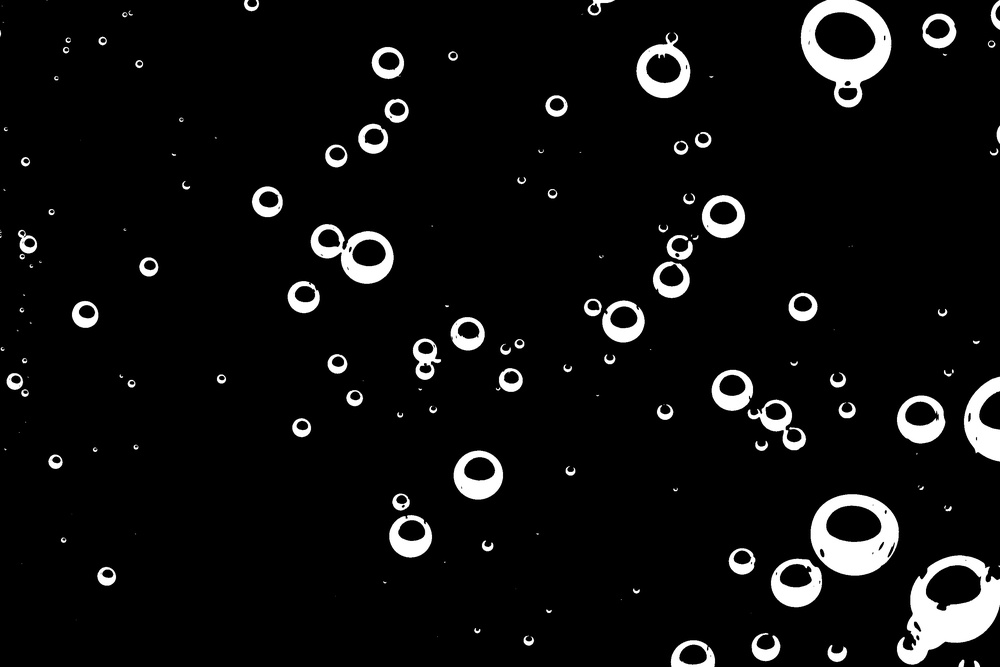
#> input picture tests/test_image_thresholded_otsu.JPG, 1000 x 667 px, shrunk from 3000 x 2000 before the run
$ python morphological_process.py
#> lines starting #> are read from the running program, lines starting #| are printed output that depends on the picture; after the words box and inside, x2 and y2 are one past the last pixel; in counts of white or black regions, pixels touching at a corner belong together
#> further down, img is the input picture: shape (667, 1000, 3); min 0, max 255, mean 15.1
#> `_, img_binary = cv2.threshold(img_gray, 127, 255, cv2.THRESH_BINARY)`: img_binary: shape (667, 1000); 5.9% white; 139 white regions (60 under 20 px), largest, box (x1, y1, x2, y2) and area: (897, 555, 1000, 665) 5234, (801, 0, 891, 107) 4181, (811, 494, 899, 576) 4024
"""Morphological Processing Function for filling holes and clear borders.

This function is particularly useful in contexts where binary images derived from
thresholding or other segmentation methods contain noise, small holes, or artifacts
that can interfere with further analysis. By using operations like closing to connect
nearby regions, filling holes to ensure that objects are solid, and clearing borders
to remove partial objects, this function prepares images for more reliable and robust
analysis.
"""

import logging
import sys
import time
from pathlib import Path
from typing import cast

# import matplotlib
# matplotlib.use('TkAgg')
import cv2
import numpy as np
from cv2.typing import MatLike
from numpy import typing as npt
from scipy import ndimage
from skimage import (
    morphology,
    segmentation,
)


def morphological_process(
    target_img: npt.NDArray[np.bool_], element_size: int = 8
) -> tuple[npt.NDArray[np.int_], MatLike]:
    """Apply morphological operations to process the target image.

    This function performs a series of morphological operations on the input image,
    including closing, filling holes, and clearing borders. These operations help in
    refining the binary image by removing noise and filling gaps.

    Args:
        target_img: A binary image (numpy array) where the regions of interest are
        typically in white (True) and the background in black (False).
        element_size: A structuring element used for morphological closing, typically a
        disk-shaped array.


    Returns:
        A processed binary image (numpy array) where the regions of interest are more
        defined, with filled holes and cleared borders.
    """
#> called with element_size = 8
    logging.info("Morphological processing...")
    start_time = time.perf_counter()
    # element_size = morphology.disk(element_size)

    kernel = np.array(morphology.disk(element_size), dtype=np.uint8)
    dilated = cv2.dilate(target_img.astype(np.uint8), kernel, iterations=1)
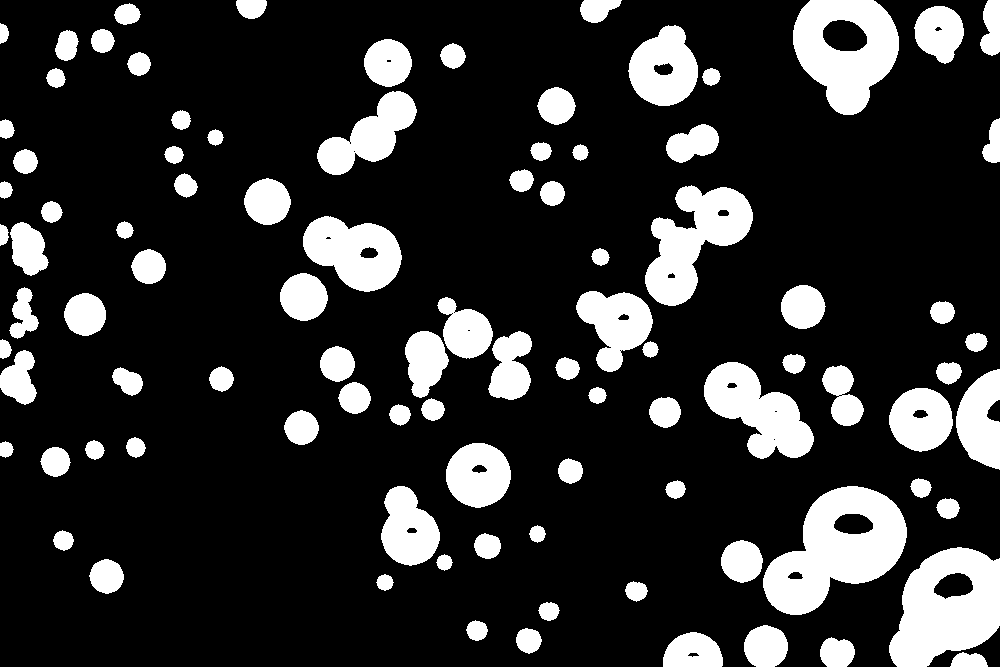
#> dilated: shape (667, 1000); 18.6% white; 95 white regions, largest, box (x1, y1, x2, y2) and area: (763, 486, 907, 615) 10413, (889, 547, 1000, 667) 9024, (793, 0, 899, 115) 7794
    image_processed_closed = cv2.morphologyEx(dilated, cv2.MORPH_CLOSE, kernel)
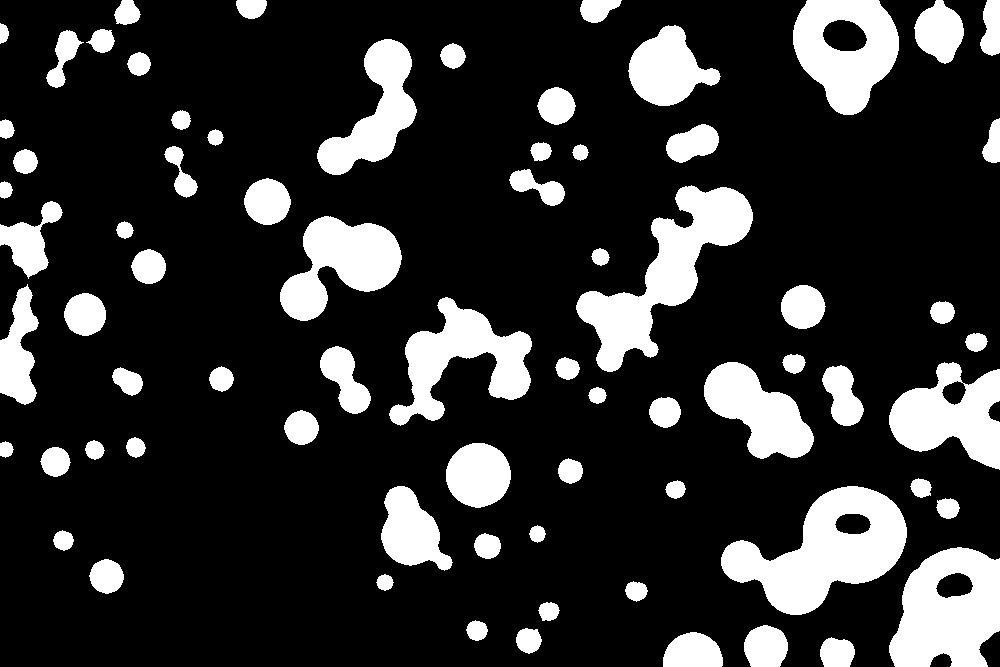
#> image_processed_closed: shape (667, 1000); 19.4% white; 73 white regions, largest, box (x1, y1, x2, y2) and area: (721, 486, 907, 615) 12136, (576, 185, 753, 372) 11185, (889, 547, 1000, 667) 9723
    # image_processed_closed = cv2.morphologyEx(target_img.astype(np.uint8), cv2.MORPH_CLOSE, kernel)
    # image_processed_closed = cv2.morphologyEx(
    #     target_img.astype(np.uint8), cv2.MORPH_CLOSE, element_size
    # )  # type: ignore

    logging.debug(f"Time consumed for closing: {time.perf_counter() - start_time}")
    start_time = time.perf_counter()
    image_processed_filled = ndimage.binary_fill_holes(image_processed_closed)
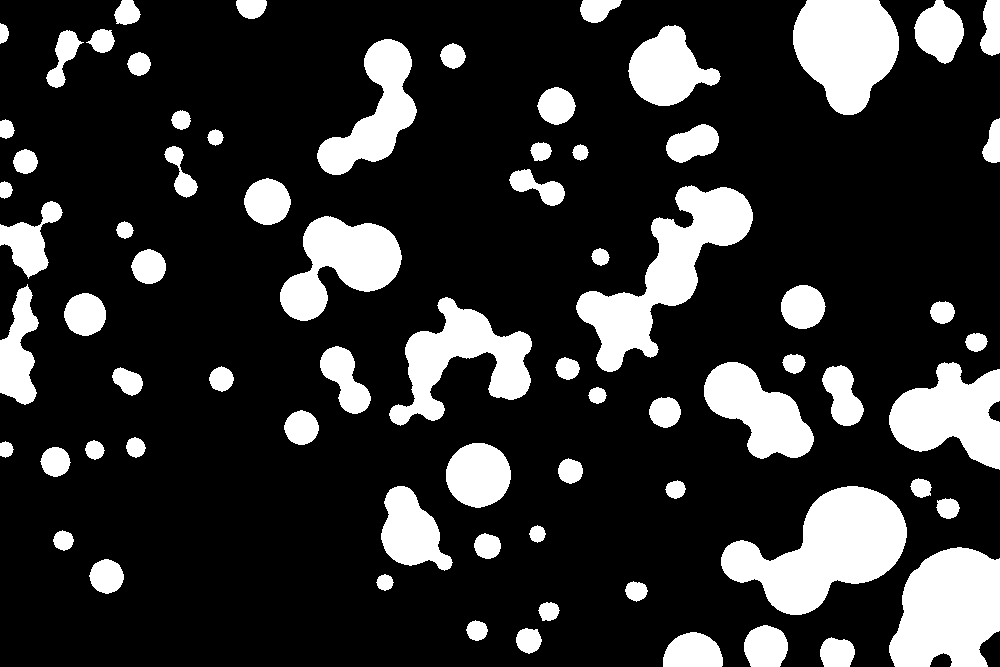
#> image_processed_filled: shape (667, 1000) bool; 19.8% white; 73 white regions, largest, box (x1, y1, x2, y2) and area: (721, 486, 907, 615) 12713, (576, 185, 753, 372) 11185, (889, 547, 1000, 667) 10394
    # image_processed_filled = image_processed_filled.astype(np.uint8)
    logging.debug(f"Time consumed for filling holes: {time.perf_counter() - start_time}")
    start_time = time.perf_counter()
    image_processed_cleared = segmentation.clear_border(image_processed_filled)
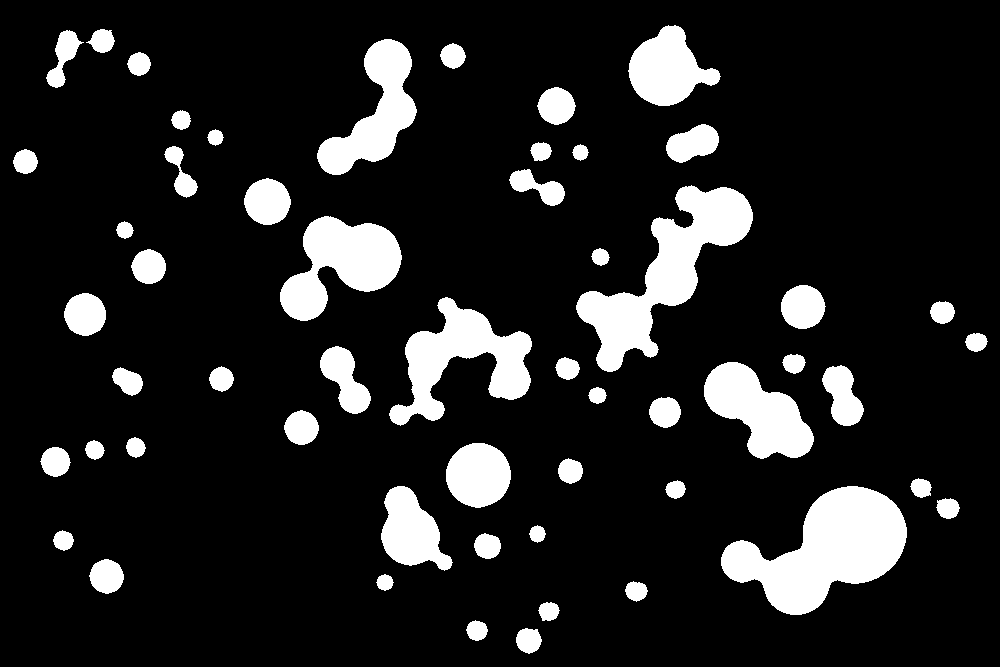
#> image_processed_cleared: shape (667, 1000) bool; 13.5% white; 55 white regions, largest, box (x1, y1, x2, y2) and area: (721, 486, 907, 615) 12713, (576, 185, 753, 372) 11185, (389, 297, 532, 426) 7700
    logging.debug(f"Time consumed for clearing borders: {time.perf_counter() - start_time}")

    image_processed_cleared = image_processed_cleared.astype(np.uint8)
    reverse_dilation = True
    image_processed_cleard_eroded = cast(MatLike, None)
    if reverse_dilation:
        start_time = time.perf_counter()
        image_processed_cleard_eroded = cv2.erode(image_processed_cleared, kernel, iterations=1)
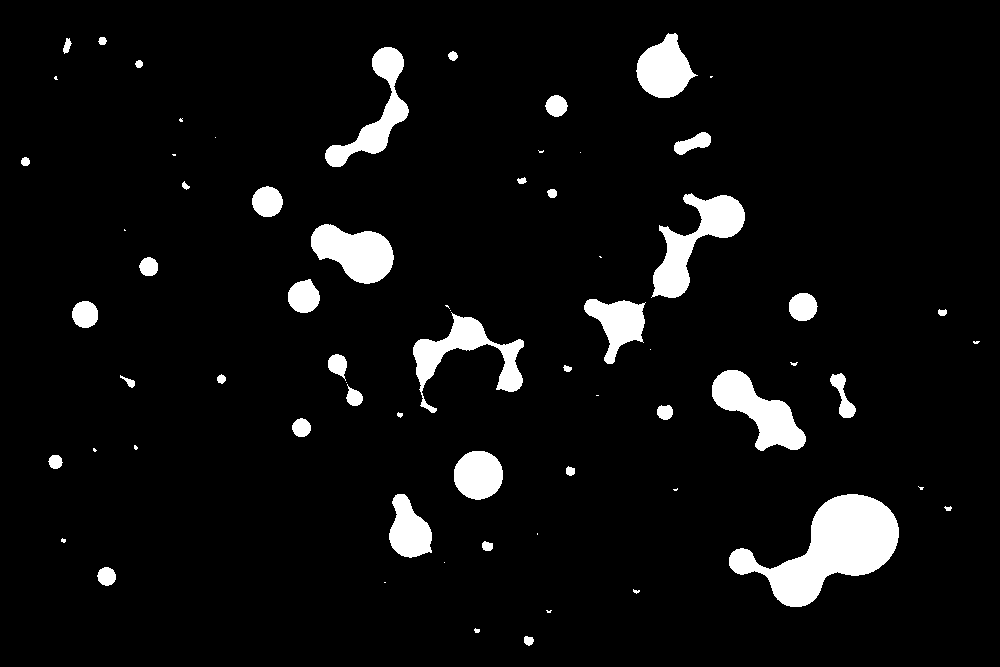
#> image_processed_cleard_eroded: shape (667, 1000); values 0 (black) and 1 (white), 6.1% white; 68 white regions (25 under 20 px), largest, box (x1, y1, x2, y2) and area: (729, 494, 899, 607) 8756, (651, 193, 745, 298) 3799, (712, 370, 806, 451) 3505
        logging.debug(f"Time consumed for erosion: {time.perf_counter() - start_time}")

    logging.info("Morphological processing completed.")
    return image_processed_cleared, image_processed_cleard_eroded

    # image_processed_filled = image_processed_filled.astype(np.uint8)
    # Convert filled image to int type and return with eroded image (which is None)
    # return np.array(image_processed_filled, dtype=np.int_), image_processed_cleard_eroded


if __name__ == "__main__":
    # Define the image path
    img_path = Path("../../tests/test_image_thresholded_otsu.JPG")
    output_path = Path("../../tests/test_image_mt_eroded.JPG")

    # Load the image
    img = cv2.imread(str(img_path))
    if img is None:
        print(f"Error: Could not read image {img_path}")
        sys.exit(1)
    img_gray = cv2.cvtColor(img, cv2.COLOR_BGR2GRAY)
    _, img_binary = cv2.threshold(img_gray, 127, 255, cv2.THRESH_BINARY)

    img_processed: npt.NDArray[np.int_]
    # Apply morphological process to the grayscale image
    img_processed = morphological_process(img_binary, 8)  # type: ignore

    # Save the processed image
#> (the run stopped early here; a loop or call above may not have finished)
